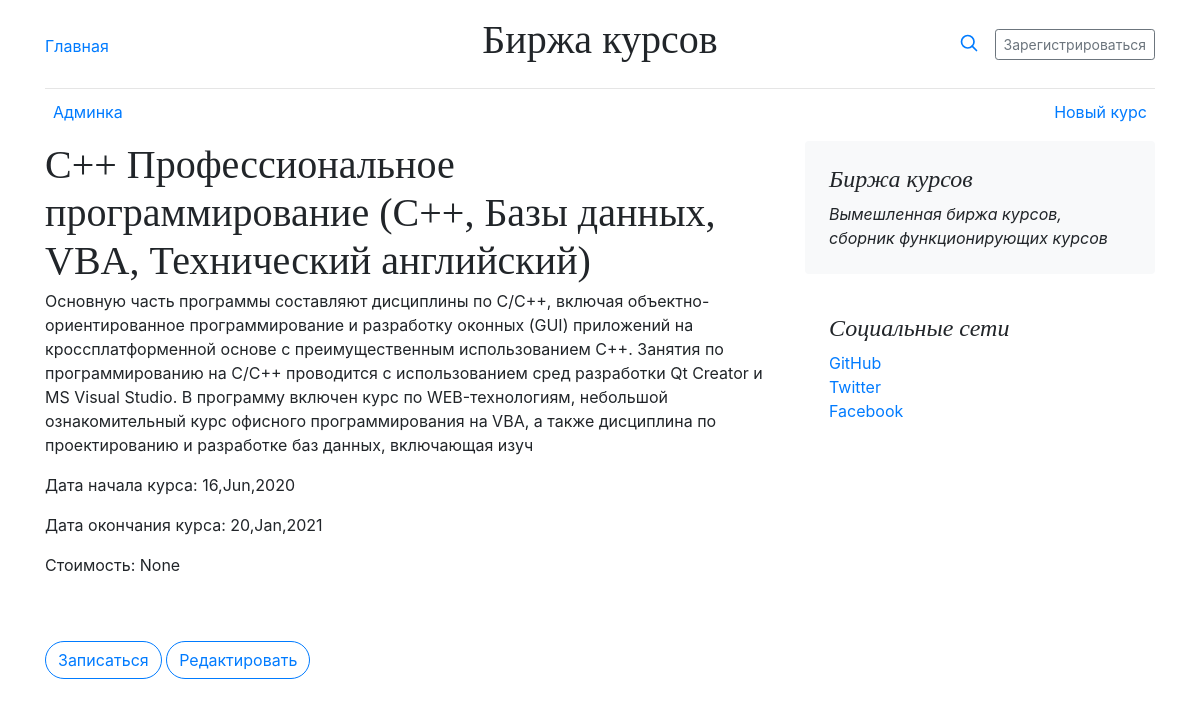
Screenshot of /course/9/ with the database file from the repository.
### courses/models.py (models this page shows, shortened)
class Course(models.Model):
    course_id = models.AutoField(primary_key=True)
    title = models.CharField(max_length=128,verbose_name="Название курса")
    description = models.TextField(max_length=512, verbose_name="Описание курса")
    start_date = models.DateField(verbose_name="Дата начала курса")
    end_date = models.DateField(verbose_name="Дата окончания курса")
    author = models.ForeignKey(User,verbose_name="Автор поста",on_delete=models.PROTECT, null=True)
    class Meta:
        verbose_name = "Курс"
        verbose_name_plural = "Курсы"

### courses/views.py (the view)
# urls.py: path("course/<int:pk>/",CoursesDetailView.as_view(), name="courses"),
class CoursesDetailView(DetailView):
    model = Course
    template_name = "course.html"
    queryset = Course.objects.all()
    context_object_name = "course"

### courses/templates/course.html (shortened to what this page needs)
{% extends "base.html" %}
{% load course_tag %}
{% block content %}
<div class="container">
  <header class="blog-header py-3">
    <div class="row flex-nowrap justify-content-between align-items-center">
      <div class="col-4 pt-1">
        <a class="link-secondary" href="/">Главная</a>
      </div>
      <div class="col-4 text-center">
        <h1 class="title">Биржа курсов</h1>
      </div>
      <div class="col-4 d-flex justify-content-end align-items-center">
        <a class="link-secondary" href="#" aria-label="Search">
          <svg xmlns="http://www.w3.org/2000/svg" width="20" height="20" fill="none" stroke="currentColor" stroke-linecap="round" stroke-linejoin="round" stroke-width="2" class="mx-3" role="img" viewBox="0 0 24 24"><title>Search</title><circle cx="10.5" cy="10.5" r="7.5"/><path d="M21 21l-5.2-5.2"/></svg>
        </a>
        <a class="btn btn-sm btn-outline-secondary" href="#">Зарегистрироваться</a>
      </div>
    </div>
  </header>
  <div class="nav-scroller py-1 mb-2">
    <nav class="nav d-flex justify-content-between">
      <a class="p-2 link-secondary" href="admin">Админка</a>
      <a class="p-2 link-secondary" href="new">Новый курс</a>
    </nav>
  </div>
</div>
<main class="container">
  <div class="row">
    <div class="col-md-8">
      <article class="blog-post">
        <h3 class="blog-post-title">{{ course.title }}</h3>
        <p>{{ course.description }}</p>
        <p>Дата начала курса: {{ course.start_date|date:"d,M,Y" }}</p>
        <p>Дата окончания курса: {{ course.end_date|date:"d,M,Y" }}</p>
        <p>Стоимость: None</p>
      </article>
      <nav class="blog-pagination" aria-label="Pagination">
        <a class="btn btn-outline-primary" href="#">Записаться</a>
        <a class="btn btn-outline-primary" href="edit">Редактировать</a>
      </nav>
    </div>
    <div class="col-md-4">
      <div class="p-4 mb-3 bg-light rounded">
        <h4 class="font-italic">Биржа курсов</h4>
        <p class="mb-0"><em>Вымешленная биржа курсов, сборник функционирующих курсов </em></p>
      </div>
      <div class="p-4">
        <h4 class="font-italic">Социальные сети</h4>
        <ol class="list-unstyled">
          <li><a href="http://github.com/esheloncr">GitHub</a></li>
          <li><a href="#">Twitter</a></li>
          <li><a href="#">Facebook</a></li>
        </ol>
      </div>
    </div>
  </div>
</main>
</body>
{% endblock content %}

### courses/templates/base.html (shortened to what this page needs)
<!DOCTYPE html>
<html lang="en">
<head>
    <link rel="stylesheet" href="https://maxcdn.bootstrapcdn.com/bootstrap/4.0.0/css/bootstrap.min.css">
    <link href="../static/css/style.rtl.css" rel="stylesheet">
</head>
<body>
{% block content %}{% endblock content %}
</body>
</html>

### courses/static/css/style.rtl.css (style rules this page uses)
.blog-header { line-height: 1; border-bottom: 1px solid #e5e5e5; }
h1, h2, h3, h4, h5, h6 { font-family: Amiri, Georgia, "Times New Roman", serif; }
.nav-scroller { position: relative; z-index: 2; height: 2.75rem; overflow-y: hidden; }
.nav-scroller .nav { display: flex; flex-wrap: nowrap; padding-bottom: 1rem; margin-top: -1px; overflow-x: auto; text-align: center; white-space: nowrap; -webkit-overflow-scrolling: touch; }
.blog-pagination { margin-bottom: 4rem; }
.blog-pagination > .btn { border-radius: 2rem; }
.blog-post { margin-bottom: 4rem; }
.blog-post-title { margin-bottom: .25rem; font-size: 2.5rem; }

### rows the page displays
Course: title "C++ Профессиональное программирование (C++, Базы данных, VBA, Технический английский)", description "Основную часть программы составляют дисциплины по С/С++, включая объектно-ориентированное программирование и разработку оконных (GUI) приложений на кроссплатформенной основе с преимущественным использованием C++. Занятия по программированию на C/C++ проводится с использованием сред разработки Qt Creator и MS Visual Studio. В программу включен курс по WEB-технологиям, небольшой ознакомительный курс офисного программирования на VBA, а также дисциплина по проектированию и разработке баз данных, включающая изуч", start_date "16,Jun,2020", end_date "20,Jan,2021"
